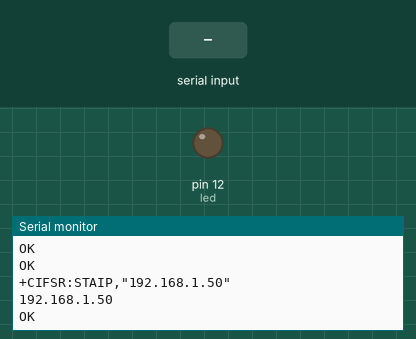
The sketch below on a simulated Arduino Mega 2560, built with avr-gcc and run on an emulated ATmega2560. Parts: output pins drawn as LEDs (lit = HIGH), the last lines printed to the serial monitor. Inputs (shaded band) come from the test bench. WiFi joins after 1.5 s; servers stay silent unless stated; the modem accepts every AT command (registered, SIM ready, sends succeed) and sends nothing else.

Above: at 6.7 s.
6.8 s: "authenticate" received over the second serial link
At 7.9 s:
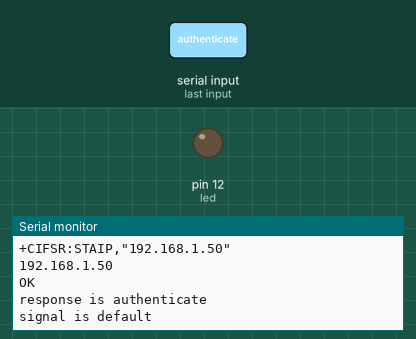
9.0 s: "1" received over the second serial link
At 10.2 s:
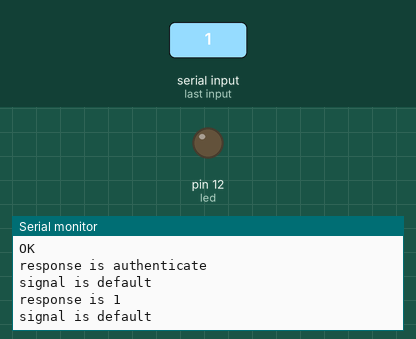
11.0 s: "registered" received over the second serial link
At 12.4 s:
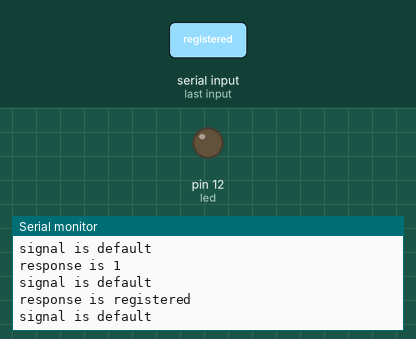

The sketch:

galileo_slave.ino
```cpp
/*
 galileo_slave

 */


#include <SPI.h>          // needed for Arduino versions later than 0018
#include <Ethernet.h>
#include <EthernetUdp.h>  // UDP library from: bjoern@cs.stanford.edu 12/30/2008
#define DEBUG true

int led = 12;
// Enter a MAC address
byte mac[] = {
  0x98, 0x4F, 0xEE, 0x02, 0xD5, 0x92 };

//const int UDP_TX_PACKET_MAX_SIZE = 1024;
unsigned int localPort = 8888;              // local port to listen on
IPAddress server_ip;
boolean registered = false;

// buffers for receiving and sending data
char recvBuffer[UDP_TX_PACKET_MAX_SIZE];
char sendBuffer[UDP_TX_PACKET_MAX_SIZE];

// An EthernetUDP instance to let us send and receive packets over UDP
EthernetUDP Udp;

void setup() {
  // start the Ethernet and UDP:
  system("ifup eth0");
  Serial.begin(9600);
  Serial.setTimeout(500);
  Serial1.begin(9600);
  Serial1.setTimeout(500);

  // start the Ethernet connection:
  Serial.println("Trying to get an IP address using DHCP");
  if (Ethernet.begin(mac) == 0) {
    Serial.println("Failed to configure Ethernet using DHCP");
  }
  // print your local IP address:
  Serial.print("My IP address: ");
  IPAddress ip = Ethernet.localIP();
  printIP(ip);
  Serial.println();

  Udp.begin(localPort);
  pinMode(led, OUTPUT);

  sendCommand("AT+CWSAP=\"Arduino\",\"password\",3,0\r\n", 1000, DEBUG);
  sendCommand("AT+CIPMUX=1\r\n", 1000, DEBUG);
  sendCommand("AT+CIPSERVER=1,80\r\n", 1000, DEBUG);
  sendCommand("AT+CIFSR\r\n", 1000, DEBUG);
}

void loop() {

  // if there's data available, read a packet
  int packetSize = Udp.parsePacket();
  if(packetSize)
  {
    IPAddress remote_ip = Udp.remoteIP();
    printIP(remote_ip);
    String contents = readPacket(packetSize);

    if(contents == "authenticate")
    {
      authenticate(remote_ip, "actuator");

    }
    else if(registered && remote_ip == server_ip)
    {
      if(contents == "1")
      {
        digitalWrite(led, HIGH);
      }
      else if(contents == "2")
      {
        digitalWrite(led, LOW);
      }
    }

  }

  String command = readCommand();
  if(command != "")
  {
    sendCommand(command, 2000, DEBUG);
  }

  if(Serial1.available())
  {
   String sig = readSignal(DEBUG);
    if(sig == "1")
    {
      digitalWrite(led, HIGH);
    }
    else if(sig == "2")
    {
      digitalWrite(led, LOW);
    }
  }
}


void authenticate(IPAddress remote_ip, String registration)
{
  server_ip = remote_ip;
  registered = false;
  int attempt = 0;
  while(!registered && attempt < 10)
  {
    attempt++;
    Serial.print("Authenticating on ");
    printIP(server_ip);
    Serial.println(localPort);
    registration.toCharArray(sendBuffer, UDP_TX_PACKET_MAX_SIZE);
    Udp.beginPacket(server_ip, localPort);
    Udp.write(sendBuffer);
    Udp.endPacket();

      //wait for registration ack for 1 sec
    unsigned long t0 = millis();
    while(millis() - t0 < 1000)
    {
      int packetSize = Udp.parsePacket();
      if(packetSize)
      {
        String contents = readPacket(packetSize);
        if(contents == "registered")
        {
          registered = true;
          break;
        }
      }
    }
  }
  if(registered)
  {
    Serial.println("Authenticated");
  }
}

String readPacket(int packetSize)
{
  String contents = "";
  Serial.print("Received packet of size ");
  Serial.println(packetSize);

    // read the packet into packetBufffer
  Udp.read(recvBuffer,UDP_TX_PACKET_MAX_SIZE);
  for(int i = 0;i<packetSize;i++)
  {
    contents += recvBuffer[i];
  }

  Serial.println("Contents:");
  Serial.println(contents);
  return contents;
}

void printIP(IPAddress ip)
{
  for (byte thisByte = 0; thisByte < 4; thisByte++) {
    // print the value of each byte of the IP address:
    Serial.print(ip[thisByte], DEC);
    Serial.print(".");
  }
  Serial.println();
}

//wifi esp8266 stuff---------
String readSignal(boolean debug)
{
  String sig = "default";
  String response = Serial1.readString();

  int st_pos = response.indexOf(',');
  int end_pos = response.indexOf(',', st_pos+1);
  String conn_id = response.substring(st_pos+1, end_pos);

  int pos = response.indexOf(':');
  if(conn_id == "0" && pos != -1){
    sig = response.substring(pos+1);
  }
  sig.trim();
  if(debug)
  {
    Serial.println("response is "+response);
    Serial.println("signal is "+sig);
  }
  return sig;
}

String readCommand()
{
   String command = Serial.readString();
   return command;
}

String sendCommand(String command, const int timeout, boolean debug)
{
    String response = "";
    Serial1.println(command); // send the read character to the esp8266

    long int time = millis();

    while( (time+timeout) > millis())
    {
      while(Serial1.available())
      {

        // The esp has data so display its output to the serial window
        char c = Serial1.read(); // read the next character.
        response+=c;
      }
    }

    if(debug)
    {
      Serial.print(response);
    }

    return response;
}
```

Measured:
- after the input at 6.8 s, the serial monitor: prints a new line after 0.70 s (image 1)
- after the input at 9.0 s, the serial monitor: prints a new line after 0.50 s (image 2)
- after the input at 11.0 s, the serial monitor: prints a new line after 0.51 s (image 3)
